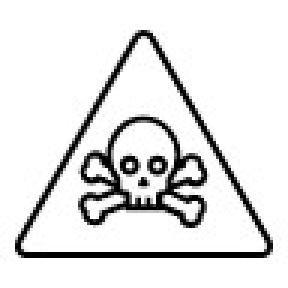
%> input picture danger.jpg, 96 x 96 px (shown 3 times larger)
$ octave parameters.m   (GNU Octave 9; MATLAB toolbox functions it lacks are replaced by stand-ins)
%> lines starting %> are read from the running program, lines starting %| are printed output that depends on the picture
close all

danger_y1 = 0.15;
danger_y2 = 0.25;

%time parameters
h = 0.01; % time step
t0 = 0.0; %initial time
T = 4; % final time

%==================================
%tuning parameters
s2 = 0.01; %s^2
eta = 0.1 %lagrange multiplier
a = 1; %R=a.I
b = 0.1; %V=b.||x(t)||^2
e = 1;
lambda = 0.1 %cost of adversary's control input also the PDE linearization constant for the adversary's problem
%==================================

G_u = [0 0; 0 0; 1 0; 0 1];

x0 = [-0.5; 0.1; 0; 0]; %initial position
runs = 10000; %MC runs
traj_num = 100; %number of trajectories to plot
%==========================================================================
alpha = a*s2; %PDE linearization constant for the agent's problem
k1 = -e/T;
k2 = k1;
k3 = k1;

s = sqrt(s2); %Sigma=s.I

figure (2)
hold on;
set(gca, 'FontName', 'Arial', 'FontSize', 18)
% xlabel('$p_x$', 'Interpreter','latex', 'FontSize', 30); ylabel('$p_y$', 'Interpreter','latex','FontSize', 30);
% xticks(xP:0.1:xQ)
% yticks(yP:0.1:yQ)
set(gca,'LineWidth',1)
ax = gca;
ax.LineWidth = 1;
ax.Color = 'w';
axis equal;
xP = x0(1)-0.08;
xQ = 0.05;
yP = -0.05;
yQ = 0.25;

xlim([xP, xQ]);
ylim([yP, yQ]);

set(gca,'XColor', 'none','YColor','none')

rectangle('Position',[xP yP xQ-xP yQ-yP], 'FaceColor', 'w', 'EdgeColor', 'k', 'LineWidth',1.5); %outer rectangle

I = imread('danger.jpg');
%> I is the input picture: size 96x96x3 uint8; min 0, max 255, mean 226.7
image([-0.05 0.05], [(danger_y1 + danger_y2)/2 + 0.05 (danger_y1 + danger_y2)/2 - 0.05], I);

I = imread('car.jpg');
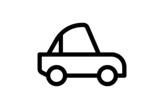
%> input picture car.jpg, 164 x 109 px
%> I is the input picture: size 109x164x3 uint8; min 0, max 255, mean 233
image([x0(1)-0.07 x0(1)+0.07], [x0(2)+0.05 x0(2)-0.05], I);

I = imread('goal.jpg');
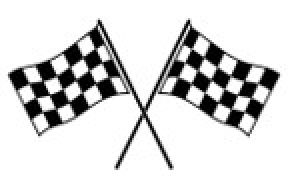
%> input picture goal.jpg, 144 x 96 px (shown 2 times larger)
%> I is the input picture: size 96x144x3 uint8; min 0, max 255, mean 214.4
image([-0.06 0.06], [0.05 -0.05], I);
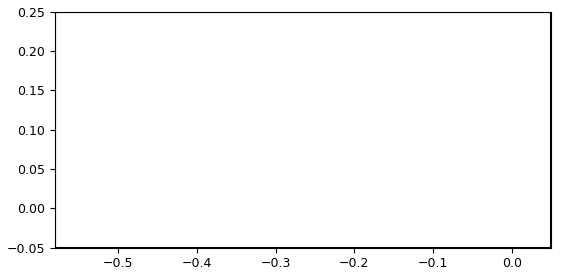
%> figure redrawn from the program's plot data
